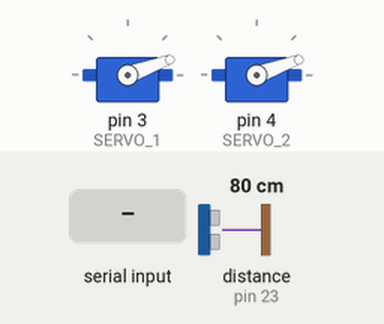
Recording of a sketch running on a simulated Arduino Mega 2560, built with avr-gcc and run on an emulated ATmega2560. Shown: 2 × servo. Wiring (inferred from the names in the program): ultrasonic range finder: trigger pin 22; echo pin 23. Inputs (shaded band) come from the test bench; at power-on: distance to the obstacle (sensor on pin 23) 80 cm. The echo pulse lasts 58.3 µs per cm; what the sketch prints to the serial monitor is not drawn.

Above: at 2.2 s.
2.3 s: "write:1;0\n" received over Serial
At 2.7 s:
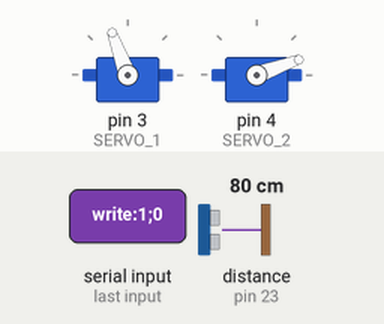
3.8 s: distance to the obstacle (sensor on pin 23) set to 120 cm
6.8 s: distance to the obstacle (sensor on pin 23) set to 60 cm
Timing chart, 0 to 9.8 s (numbered marks = the images above; inputs shaded):
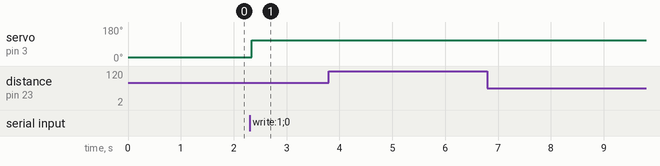

The sketch:

plane.ino
```cpp
#include <Servo.h>

// --- Configuration & Pin Definitions ---
#define SERVO_ACTIVE 20     // Position to STOP spraying
#define SERVO_INACTIVE 110  // Position to START spraying
#define SERVO_1 3           // Left Side
#define SERVO_2 4           // Right Side

// Ultrasonic Sensor Pins
#define TRIG_PIN 22
#define ECHO_PIN 23

Servo s1, s2;

// Tank Calibration
float MIN_DISTANCE = 70.0;    // Distance (cm) when tank is empty
float MAX_DISTANCE = 5.0;     // Distance (cm) when tank is full
int MIN_LITERS = 0;
int MAX_LITERS = 300;
float distance = 0;
int tank_val = 0;

void setup() {
  Serial.begin(9600);

  s1.attach(SERVO_1);
  s2.attach(SERVO_2);

  // Initialization sequence
  s1.write(SERVO_ACTIVE);
  s2.write(SERVO_ACTIVE);
  delay(1000);

  pinMode(TRIG_PIN, OUTPUT);
  pinMode(ECHO_PIN, INPUT);
}

void loop() {
  updateTankLevel();
  handleSerialInput();
  sendTelemetry();
  delay(50); // Increased frequency for better response
}

void updateTankLevel() {
  digitalWrite(TRIG_PIN, LOW);
  delayMicroseconds(2);
  digitalWrite(TRIG_PIN, HIGH);
  delayMicroseconds(10);
  digitalWrite(TRIG_PIN, LOW);

  long duration = pulseIn(ECHO_PIN, HIGH, 30000); // 30ms timeout
  distance = duration * 0.034 / 2;

  if (distance > 0) {
    float liters = mapFloat(distance, MAX_DISTANCE, MIN_DISTANCE, MAX_LITERS, MIN_LITERS);
    tank_val = (int)constrain(liters, MIN_LITERS, MAX_LITERS);
  }
}

/**
 * UPDATED: Parses "write:L;R"
 * Example: "write:1;0" sets Left ON and Right OFF
 */
void handleSerialInput() {
  if (Serial.available() > 0) {
    String line = Serial.readStringUntil('\n');
    line.trim();

    if (line.startsWith("write:")) {
      // Find the positions of ':' and ';'
      int colonIdx = line.indexOf(':');
      int semiIdx = line.indexOf(';');

      if (colonIdx != -1 && semiIdx != -1) {
        // Extract Left bit (between : and ;)
        int leftBit = line.substring(colonIdx + 1, semiIdx).toInt();
        // Extract Right bit (after ;)
        int rightBit = line.substring(semiIdx + 1).toInt();

        // Control Servos: 1 = Inactive (Spray), 0 = Active (Stop)
        // Adjust these if your mechanics are reversed
        s1.write(leftBit == 1 ? SERVO_INACTIVE : SERVO_ACTIVE);
        s2.write(rightBit == 1 ? SERVO_INACTIVE : SERVO_ACTIVE);
      }
    }
  }
}

/**
 * UPDATED: Sends "read:val,cap;"
 * This matches the Python line: parts = line[5:-1].split(',')
 */
void sendTelemetry() {
  Serial.print("read:");
  Serial.print(tank_val);
  Serial.print(",");
  Serial.print(MAX_LITERS);
  Serial.println(";");
}

float mapFloat(float x, float in_min, float in_max, float out_min, float out_max) {
  return (x - in_min) * (out_max - out_min) / (in_max - in_min) + out_min;
}
```

Measured:
- after the input at 2.3 s, servo on pin 3 (SERVO_1): 20° → 110° at once
- after the input at 3.8 s, every drawn part: stays the same
- after the input at 6.8 s, every drawn part: stays the same
